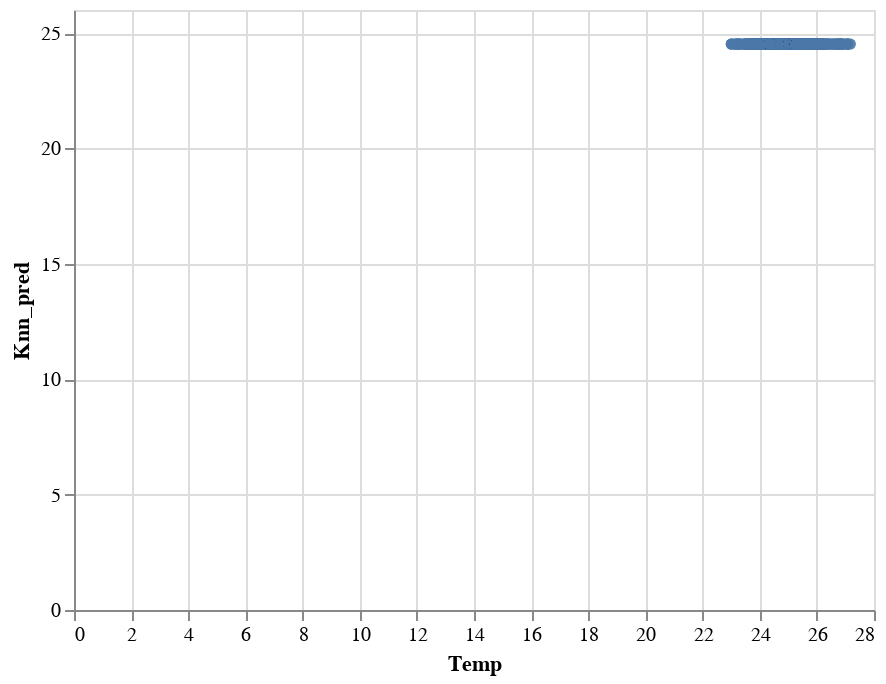

Source (notebook cell):
### Code cell
alt.Chart(df).mark_circle().encode(
    x = "Temp",
    y = "Knn_pred"
)

### Figure 1 — Vega-Lite specification as saved in the notebook (floating-point values rounded to 4 significant figures; data arrays with more than 128 entries replaced by an {"elided": "..."} marker saying what was removed)
{"config": {"view": {"continuousWidth": 400, "continuousHeight": 300}}, "data": {"name": "data-9dea70b0009bcff103bfa0a69b9cb8dd"}, "mark": "circle", "encoding": {"x": {"field": "Temp", "type": "quantitative"}, "y": {"field": "Knn_pred", "type": "quantitative"}}, "$schema": "https://vega.github.io/schema/vega-lite/v4.17.0.json", "datasets": {"data-9dea70b0009bcff103bfa0a69b9cb8dd": {"elided": "2000 records"}}}
